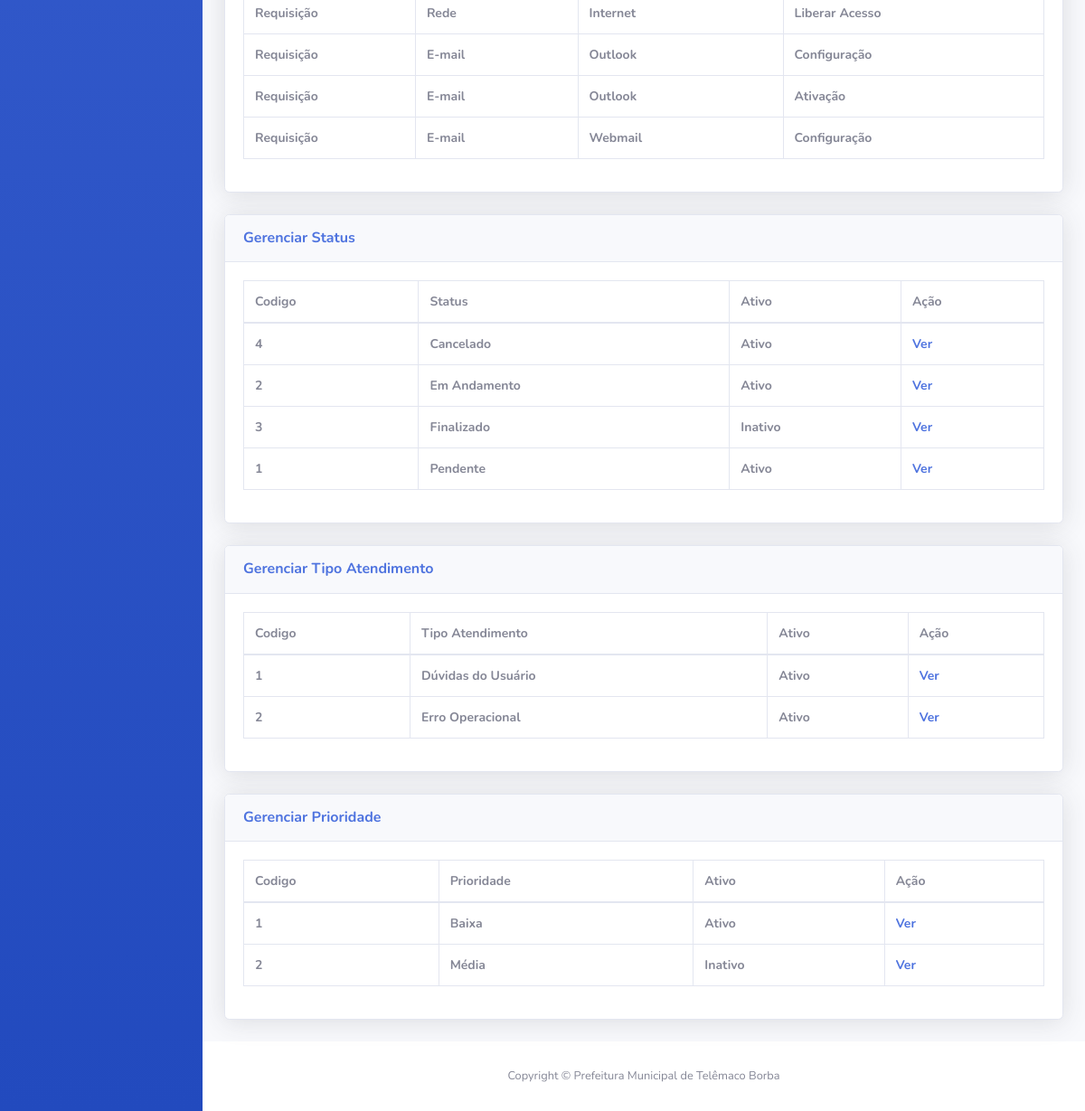
/Frontend/gerenciarSistemaChamados.php (signed in, lower part), run on an earlier commit of the app's database.
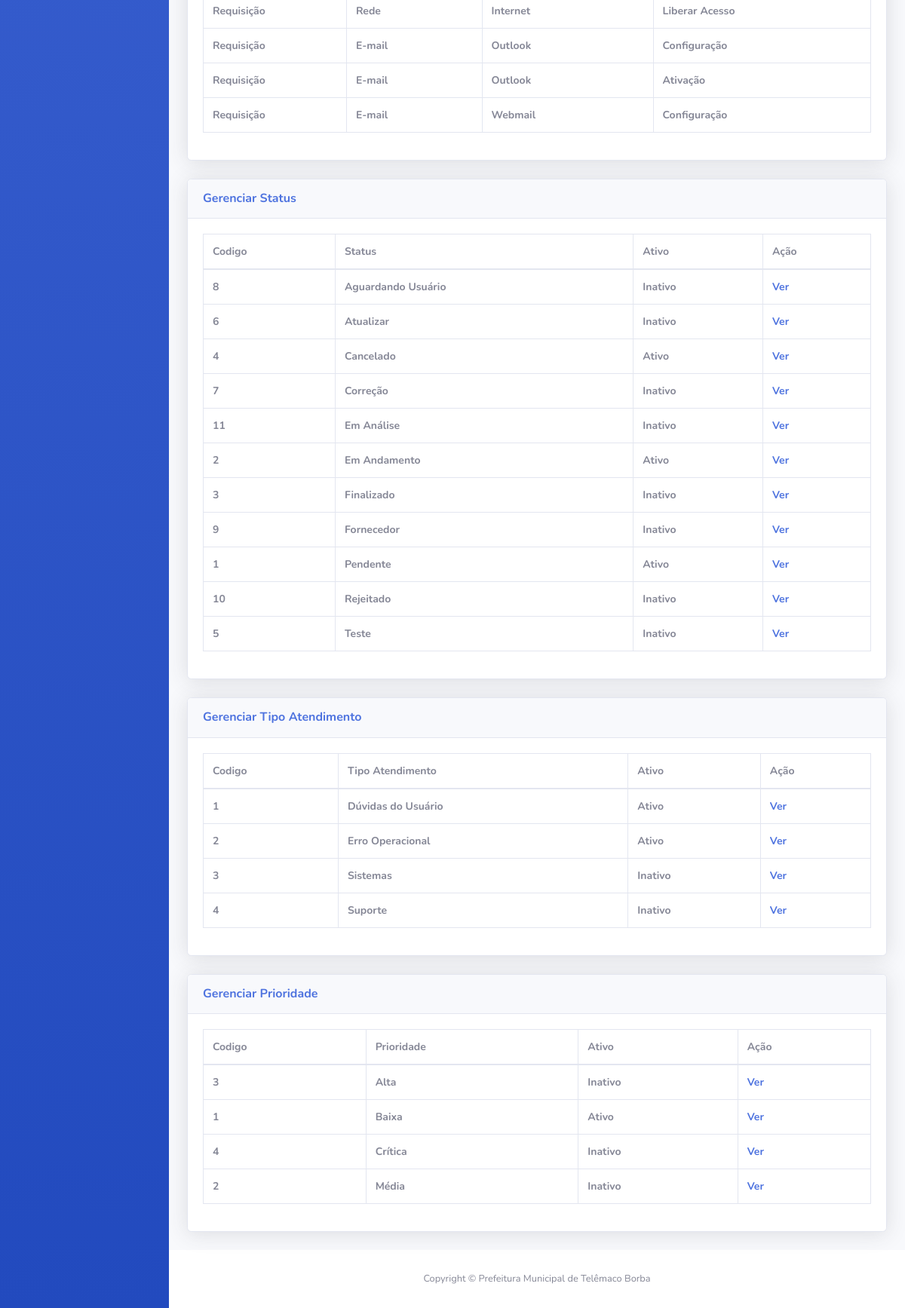
And on a later commit of the database.
### tables this page shows
CREATE TABLE IF NOT EXISTS `item` (
  `cod_item` int NOT NULL AUTO_INCREMENT,
  `nome_item` varchar(45) NOT NULL,
  `ativo` int NOT NULL,
  `subcategoria_cod_subcategoria` int NOT NULL,
  PRIMARY KEY (`cod_item`),
  KEY `fk_item_subcategoria1_idx` (`subcategoria_cod_subcategoria`)
);

CREATE TABLE IF NOT EXISTS `tipo` (
  `cod_tipo` int NOT NULL AUTO_INCREMENT,
  `nome_tipo` varchar(45) NOT NULL,
  `ativo` int NOT NULL,
  PRIMARY KEY (`cod_tipo`)
);

CREATE TABLE IF NOT EXISTS `categoria` (
  `cod_categoria` int NOT NULL AUTO_INCREMENT,
  `nome_categoria` varchar(45) NOT NULL,
  `ativo` int NOT NULL,
  `tipo_cod_tipo` int NOT NULL,
  PRIMARY KEY (`cod_categoria`),
  KEY `fk_categoria_tipo1_idx` (`tipo_cod_tipo`)
);

CREATE TABLE IF NOT EXISTS `subcategoria` (
  `cod_subcategoria` int NOT NULL AUTO_INCREMENT,
  `nome_subcategoria` varchar(45) NOT NULL,
  `ativo` int NOT NULL,
  `categoria_cod_categoria` int NOT NULL,
  PRIMARY KEY (`cod_subcategoria`),
  KEY `fk_subcategoria_categoria1_idx` (`categoria_cod_categoria`)
);

CREATE TABLE IF NOT EXISTS `status_chamado` (
  `cod_status` int NOT NULL AUTO_INCREMENT,
  `nome_status` varchar(45) NOT NULL,
  `ativo` int NOT NULL,
  PRIMARY KEY (`cod_status`)
);

CREATE TABLE IF NOT EXISTS `tipo_atendimento` (
  `cod_tipo_atendimento` int NOT NULL AUTO_INCREMENT,
  `nome_tipo_atendimento` varchar(45) NOT NULL,
  `ativo` int NOT NULL,
  PRIMARY KEY (`cod_tipo_atendimento`)
);

CREATE TABLE IF NOT EXISTS `prioridade_chamado` (
  `cod_prioridade` int NOT NULL AUTO_INCREMENT,
  `nome_prioridade` varchar(45) NOT NULL,
  `ativo` int NOT NULL,
  PRIMARY KEY (`cod_prioridade`)
);

### Frontend/gerenciarSistemaChamados.php (the view, shortened to what the changed rows need)
<!DOCTYPE html>
<html lang="pt-br">
<head>
    <link href="vendor/fontawesome-free/css/all.min.css" rel="stylesheet" type="text/css">
    <link href="css/sb-admin-2.min.css" rel="stylesheet">
    <link href="vendor/datatables/dataTables.bootstrap4.min.css" rel="stylesheet">
</head>
<body id="page-top">
    <div id="wrapper">
        <div id="content-wrapper" class="d-flex flex-column">
            <div id="content">
                <div class="container-fluid">
                    <div class="card shadow mb-4">
                        <div class="card-body">
                            <div class="table-responsive">
                                <table class="table table-bordered" id="dataTableVisaoGeral" width="100%" cellspacing="0" style="font-size: 14px;">
                    <?php
                        include '../Backend/conexao.php';
                        $query = $conn->query("SELECT tipo.nome_tipo, categoria.nome_categoria, subcategoria.nome_subcategoria, item.nome_item FROM item INNER JOIN subcategoria ON subcategoria.cod_subcategoria = item.subcategoria_cod_subcategoria INNER JOIN categoria ON categoria.cod_categoria = subcategoria.categoria_cod_categoria INNER JOIN tipo ON tipo.cod_tipo = categoria.tipo_cod_tipo");
                    echo "<tbody>";
                        foreach($query->fetchAll(PDO::FETCH_ASSOC) as $dados) {
                            echo "<tr>";
                                echo "<th>".$dados['nome_tipo']."</th>";
                                echo "<th>".$dados['nome_categoria']."</th>";
                                echo "<th>".$dados['nome_subcategoria']."</th>";
                                echo "<th>".$dados['nome_item']."</th>";
                            echo "</tr>";
                        }
                    ?>
                    </tbody>
                                </table>
                            </div>
                        </div>
                    </div>
                </div>
                <div class="container-fluid">
                    <div class="card shadow mb-4">
                        <div class="card-body">
                            <div class="table-responsive">
                                <table class="table table-bordered" id="dataTableStatus" width="100%" cellspacing="0" style="font-size: 14px;">
                                    <thead>
                                        <tr>
                                            <th>Codigo</th>
                                            <th>Status</th>
                                            <th>Ativo</th>
                                            <th>Ação</th>
                                        </tr>
                                    </thead>
                    <?php
                        include '../Backend/conexao.php';
                        $query = $conn->query("SELECT * FROM status_chamado ORDER BY nome_status");
                    echo "<tbody>";
                        foreach($query->fetchAll(PDO::FETCH_ASSOC) as $dados) {
                            echo "<tr>";
                                echo "<th>".$dados['cod_status']."</th>";
                                echo "<th>".$dados['nome_status']."</th>";
                                if($dados['ativo'] == 1) {echo "<th>Ativo</th>";} else {echo "<th>Inativo</th>";}
                                echo "<th><a href=verStatus.php?status_up=".$dados['cod_status'].">Ver</a></th>";
                            echo "</tr>";
                        }
                    ?>
                    </tbody>
                                </table>
                            </div>
                        </div>
                    </div>
                </div>
                <div class="container-fluid">
                    <div class="card shadow mb-4">
                        <div class="card-body">
                            <div class="table-responsive">
                                <table class="table table-bordered" id="dataTableTipoAtendimento" width="100%" cellspacing="0" style="font-size: 14px;">
                                    <thead>
                                        <tr>
                                            <th>Codigo</th>
                                            <th>Tipo Atendimento</th>
                                            <th>Ativo</th>
                                            <th>Ação</th>
                                        </tr>
                                    </thead>
                    <?php
                        include '../Backend/conexao.php';
                        $query = $conn->query("SELECT * FROM tipo_atendimento ORDER BY nome_tipo_atendimento");
                    echo "<tbody>";
                        foreach($query->fetchAll(PDO::FETCH_ASSOC) as $dados) {
                            echo "<tr>";
                                echo "<th>".$dados['cod_tipo_atendimento']."</th>";
                                echo "<th>".$dados['nome_tipo_atendimento']."</th>";
                                if($dados['ativo'] == 1) {echo "<th>Ativo</th>";} else {echo "<th>Inativo</th>";}
                                echo "<th><a href=verTipoAtendimento.php?tipoa_up=".$dados['cod_tipo_atendimento'].">Ver</a></th>";
                            echo "</tr>";
                        }
                    ?>
                    </tbody>
                                </table>
                            </div>
                        </div>
                    </div>
                </div>
                <div class="container-fluid">
                    <div class="card shadow mb-4">
                        <div class="card-body">
                            <div class="table-responsive">
                                <table class="table table-bordered" id="dataTablePrioridade" width="100%" cellspacing="0" style="font-size: 14px;">
                                    <thead>
                                        <tr>
                                            <th>Codigo</th>
                                            <th>Prioridade</th>
                                            <th>Ativo</th>
                                            <th>Ação</th>
                                        </tr>
                                    </thead>
                    <?php
                        include '../Backend/conexao.php';
                        $query = $conn->query("SELECT * FROM prioridade_chamado ORDER BY nome_prioridade");
                    echo "<tbody>";
                        foreach($query->fetchAll(PDO::FETCH_ASSOC) as $dados) {
                            echo "<tr>";
                                echo "<th>".$dados['cod_prioridade']."</th>";
                                echo "<th>".$dados['nome_prioridade']."</th>";
                                if($dados['ativo'] == 1) {echo "<th>Ativo</th>";} else {echo "<th>Inativo</th>";}
                                echo "<th><a href=verPrioridade.php?prioridade_up=".$dados['cod_prioridade'].">Ver</a></th>";
                            echo "</tr>";
                        }
                    ?>
                    </tbody>
                                </table>
                            </div>
                        </div>
                    </div>
                </div>
            </div>
        </div>
    </div>
</body>
</html>

What changed in the data, as far as the page shows it:
added status_chamado: cod_status "8", nome_status "Aguardando Usuário", ativo "Inativo"
added status_chamado: cod_status "6", nome_status "Atualizar", ativo "Inativo"
added status_chamado: cod_status "7", nome_status "Correção", ativo "Inativo"
added status_chamado: cod_status "11", nome_status "Em Análise", ativo "Inativo"
added status_chamado: cod_status "9", nome_status "Fornecedor", ativo "Inativo"
added status_chamado: cod_status "10", nome_status "Rejeitado", ativo "Inativo"
added status_chamado: cod_status "5", nome_status "Teste", ativo "Inativo"
added tipo_atendimento: cod_tipo_atendimento "3", nome_tipo_atendimento "Sistemas", ativo "Inativo"
added tipo_atendimento: cod_tipo_atendimento "4", nome_tipo_atendimento "Suporte", ativo "Inativo"
added prioridade_chamado: cod_prioridade "3", nome_prioridade "Alta", ativo "Inativo"
added prioridade_chamado: cod_prioridade "4", nome_prioridade "Crítica", ativo "Inativo"
